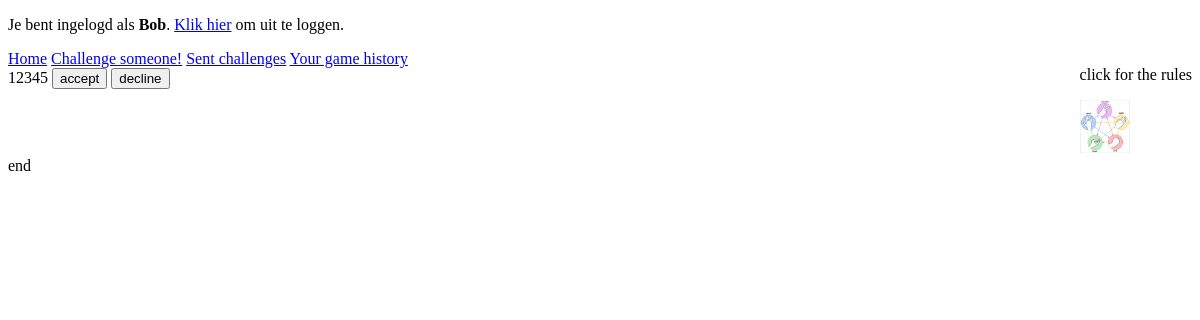
/main/index.php (signed in), run on an earlier commit of the app's database.
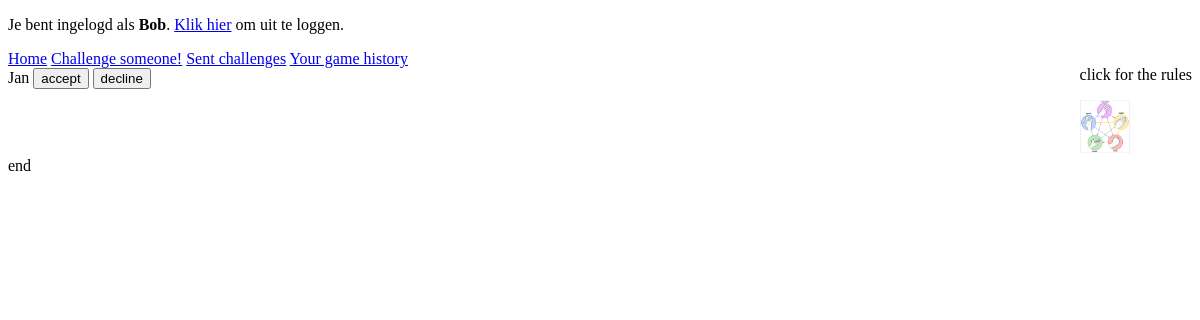
And on a later commit of the database.
### tables this page shows
CREATE TABLE IF NOT EXISTS `challenges` (
`ID` int(11) unsigned NOT NULL,
  `create_date` datetime NOT NULL,
  `active` tinyint(1) unsigned NOT NULL,
  `expiration_date` datetime DEFAULT NULL,
  `challenger_user_ID` int(11) unsigned NOT NULL,
  `challenger_move` tinyint(1) unsigned NOT NULL,
  `challenged_user_ID` int(11) unsigned NOT NULL,
  `challenged_move` tinyint(1) unsigned DEFAULT NULL
);

CREATE TABLE IF NOT EXISTS `users` (
`ID` int(11) unsigned NOT NULL,
  `create_date` datetime NOT NULL,
  `username` varchar(50) NOT NULL,
  `password` varchar(255) NOT NULL
);

### main/index.php (the view, shortened to what this page needs)
<?php
require_once "../include/dbconnect.php";
if(isset($_SESSION['user']))
{
    require_once "../main/header.php";
    include "../main/home.php";
try {
    $db->setAttribute(PDO::ATTR_ERRMODE, PDO::ERRMODE_EXCEPTION);
    $QueryInvite = "SELECT username,challenges.ID FROM challenges
                          LEFT JOIN users ON challenges.challenger_user_ID = users.ID
                          WHERE challenged_user_ID = :UserID AND active= '1'";
    $StInvite = $db->prepare($QueryInvite);
    $StInvite->bindParam(':UserID', $_SESSION['userID'], PDO::PARAM_INT);
    $StInvite->execute();
    while ($aRow = $StInvite->fetch(PDO::FETCH_ASSOC))
    {
        $ID = $aRow["ID"];
        $ChallengeName = $aRow["username"];
       echo "
<form action='index.php?Create' method='post'>
    ". $ChallengeName ."
<input type='submit' name='invitations[$ID][accept]'  value='accept' >
<input type='submit' name='invitations[$ID][decline]' value='decline'>
</form>
</div>";
    }
}
catch(PDOException $e)
{
    $sMsg = '<p>
            Regelnummer: '.$e->getLine().'<br />
            Bestand: '.$e->getFile().'<br />
            Foutmelding: '.$e->getMessage().'
        </p>';
    trigger_error($sMsg);
}
    require_once "../main/footer.php";
}
else
{
    require_once "../logscript/login.php";
}

What changed in the data, as far as the page shows it:
removed challenges: challenger_user_ID.username "12345"
added challenges: challenger_user_ID.username "Jan"
